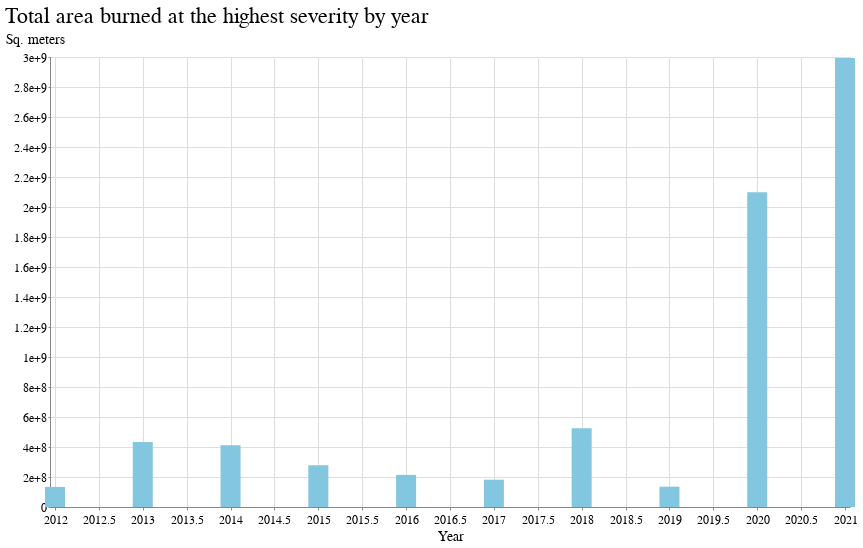

The cell this chart's notebook holds for it:
### Markdown cell above
- The total area burned after 2020 was 1.6 times the total area burned from 2012 to 2019. 
- The total area burned in 2021 was 10.6 times that of 2012.

### Code cell
high_severity = cbi4_by_index[cbi4_by_index.ind == 4].reset_index(drop=True)

alt.Chart(high_severity, title="Total area burned at the highest severity by year").mark_bar(size=20).encode(
    x=alt.X(
        "year",
        title="Year",
        axis=alt.Axis(format=''),
        scale=alt.Scale(domain=[2012, 2021])
    ),
    y=alt.Y(
        'sqm',
        title='Sq. meters',
        axis=alt.Axis(format=""),
    ),
    tooltip=['year', 'sqm']
)

### Figure 1 — Vega-Lite specification as saved in the notebook (floating-point values rounded to 4 significant figures)
{"config": {"view": {"width": 800, "height": 450}, "background": "#ffffff", "title": {"anchor": "start", "font": "BentonGothic-Bold, sans", "fontColor": "#000000", "fontSize": 22, "fontWeight": "normal"}, "arc": {"fill": "#82c6df"}, "area": {"fill": "#82c6df"}, "line": {"stroke": "#82c6df", "strokeWidth": 3}, "path": {"stroke": "#82c6df"}, "rect": {"fill": "#82c6df"}, "shape": {"stroke": "#82c6df"}, "bar": {"fill": "#82c6df"}, "point": {"stroke": "#82c6df"}, "symbol": {"fill": "#82c6df", "size": 30}, "axis": {"titleFont": "BentonGothic-Bold, sans", "titleFontSize": 14, "titleFontWeight": "normal", "labelFont": "BentonGothic, sans", "labelFontSize": 12, "labelFontWeight": "normal"}, "axisX": {"labelAngle": 0, "labelPadding": 4, "tickSize": 3}, "axisY": {"labelBaseline": "middle", "maxExtent": 45, "minExtent": 45, "tickSize": 2, "titleAlign": "left", "titleAngle": 0, "titleX": -45, "titleY": -11}, "legend": {"titleFont": "BentonGothic-Bold, sans", "titleFontSize": 14, "titleFontWeight": "normal", "symbolType": "square", "labelFont": "BentonGothic, sans", "labelFontSize": 13}, "range": {"category": ["#3580b1", "#ec8431", "#ab7fb4", "#c89d29", "#adc839", "#829eb1"], "diverging": ["#e68a4f", "#f4bb6a", "#f9e39c", "#dadfe2", "#a6b7c6", "#849eae"], "heatmap": ["#fbf2c7", "#f9e39c", "#f8d36e", "#f4bb6a", "#e68a4f", "#d15a40", "#ab4232"], "ordinal": ["#fbf2c7", "#f9e39c", "#f8d36e", "#f4bb6a", "#e68a4f", "#d15a40", "#ab4232"], "ramp": ["#fbf2c7", "#f9e39c", "#f8d36e", "#f4bb6a", "#e68a4f", "#d15a40", "#ab4232"]}}, "data": {"name": "data-c16d132eb33e7b234fc207f8f2bb7574"}, "mark": {"type": "bar", "size": 20}, "encoding": {"tooltip": [{"field": "year", "type": "quantitative"}, {"field": "sqm", "type": "quantitative"}], "x": {"axis": {"format": ""}, "field": "year", "scale": {"domain": [2012, 2021]}, "title": "Year", "type": "quantitative"}, "y": {"axis": {"format": ""}, "field": "sqm", "title": "Sq. meters", "type": "quantitative"}}, "title": "Total area burned at the highest severity by year", "$schema": "https://vega.github.io/schema/vega-lite/v4.17.0.json", "datasets": {"data-c16d132eb33e7b234fc207f8f2bb7574": [{"year": 2012, "ind": 4, "ind_name": "high", "sqm": 133900000.0, "percent_of_total": 0.2084}, {"year": 2013, "ind": 4, "ind_name": "high", "sqm": 433000000.0, "percent_of_total": 0.3294}, {"year": 2014, "ind": 4, "ind_name": "high", "sqm": 411100000.0, "percent_of_total": 0.4766}, {"year": 2015, "ind": 4, "ind_name": "high", "sqm": 278300000.0, "percent_of_total": 0.3914}, {"year": 2016, "ind": 4, "ind_name": "high", "sqm": 214000000.0, "percent_of_total": 0.5123}, {"year": 2017, "ind": 4, "ind_name": "high", "sqm": 182100000.0, "percent_of_total": 0.3026}, {"year": 2018, "ind": 4, "ind_name": "high", "sqm": 524200000.0, "percent_of_total": 0.2513}, {"year": 2019, "ind": 4, "ind_name": "high", "sqm": 135400000.0, "percent_of_total": 0.3855}, {"year": 2020, "ind": 4, "ind_name": "high", "sqm": 2099000000.0, "percent_of_total": 0.4792}, {"year": 2021, "ind": 4, "ind_name": "high", "sqm": 2994000000.0, "percent_of_total": 0.4393}]}}
